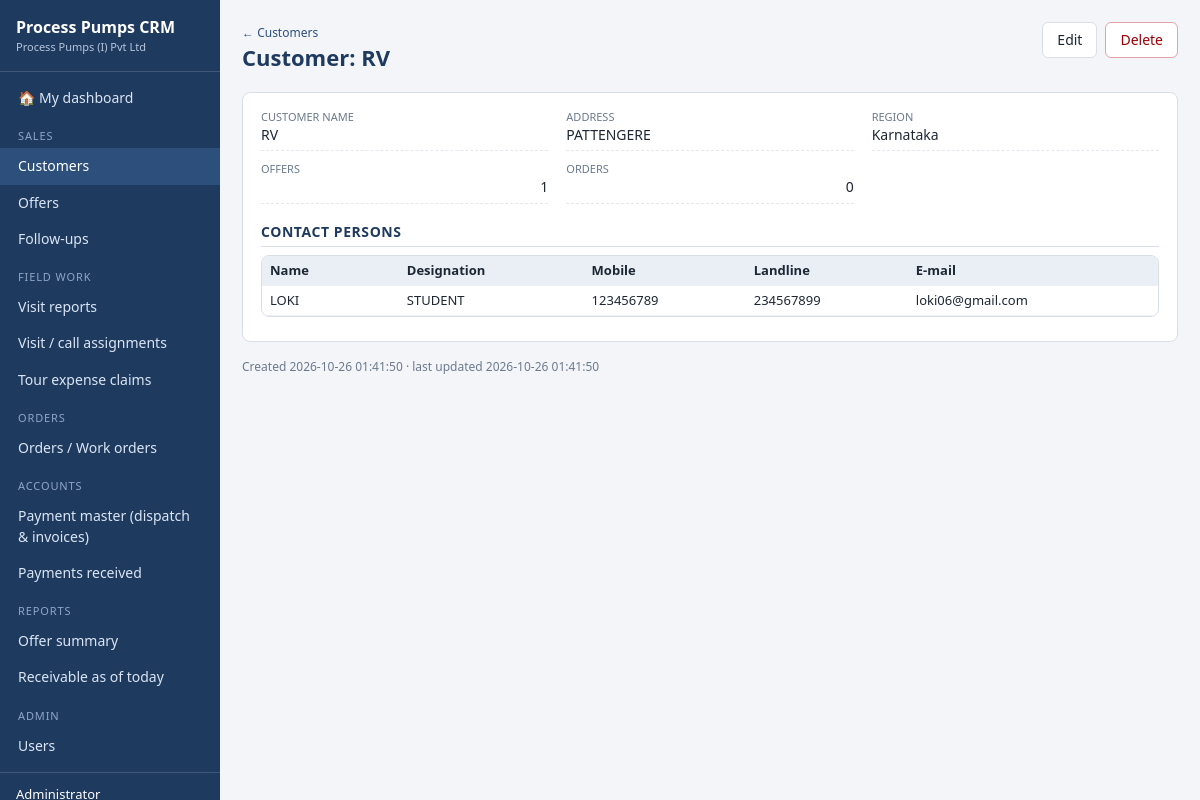
The page /customers/1 (signed in) on the database its author committed.
### tables this page shows
CREATE TABLE "customers" (id INTEGER PRIMARY KEY AUTOINCREMENT, "name" TEXT, "address" TEXT, "region" TEXT, "created_at" TEXT, "created_by" INTEGER, "updated_at" TEXT, "updated_by" INTEGER);

CREATE TABLE "customers_contacts" (id INTEGER PRIMARY KEY AUTOINCREMENT, "customers_id" INTEGER, "person_name" TEXT, "designation" TEXT, "mobile" TEXT, "landline" TEXT, "email" TEXT);

### app/core/crud.py (the view, shortened to what this page needs)
    @bp.route("/<int:id>")
    def view(id):
        row = load(id)
        full = dict(row)
        if module.extra_values:
            full.update(module.extra_values(row))
        related = []
        actions = [a for a in module.actions
                   if R.has_role(g.user, a.roles if a.roles is not None else module.access["edit"])
                   and (not a.when or a.when(row, g.user))]
        comments = db.q("SELECT c.*, u.full_name FROM comments c LEFT JOIN users u ON u.id=c.user_id "
                        "WHERE entity=? AND entity_id=? ORDER BY c.id", (module.table, id)) if module.comments else []
        children = [dict(c=c, rows=module.child_rows(c, id)) for c in module.children]
        return render_template("detail.html", module=module, row=full, related=related, actions=actions,
                               comments=comments, children=children,
                               panel=module.panel(row, g.user) if module.panel else None,
                               can_edit=module.can("edit", g.user, row), can_delete=module.can("delete", g.user, row),
                               can_comment=module.comments and module.can("comment", g.user, row))

### app/core/auth.py (called while the page is built)
def csrf_token():
    if "_csrf" not in session:
        session["_csrf"] = secrets.token_hex(16)
    return session["_csrf"]

@bp.before_app_request
def load_user_and_guard():
    g.user = None
    uid = session.get("uid")
    if uid:
        u = db.q1("SELECT * FROM users WHERE id=? AND active=1", (uid,))
        if u:
            u.pop("password_hash", None)
            g.user = u
    if request.method == "POST":
        sent = request.form.get("_csrf") or request.headers.get("X-CSRF-Token")
        if not sent or sent != session.get("_csrf"):
            abort(400, "Security token missing or expired - please reload the page and try again.")
    if request.endpoint and request.endpoint not in PUBLIC_ENDPOINTS and g.user is None:
        return redirect(url_for("auth.login", next=request.full_path if request.method == "GET" else None))

### app/core/db.py (called while the page is built)
def connect(path):
    conn = sqlite3.connect(path, timeout=30)
    conn.row_factory = sqlite3.Row
    conn.execute("PRAGMA journal_mode=WAL")
    conn.execute("PRAGMA foreign_keys=OFF")
    return conn

def get_db():
    if "db" not in g:
        g.db = connect(current_app.config["DATABASE"])
    return g.db

def _teardown(exc):
    conn = g.pop("db", None)
    if conn is not None:
        try:
            conn.rollback() if exc else conn.commit()
        finally:
            conn.close()

def q(sql, params=()):
    return [dict(r) for r in get_db().execute(sql, params).fetchall()]

def q1(sql, params=()):
    r = get_db().execute(sql, params).fetchone()
    return dict(r) if r else None

### app/core/fields.py (called while the page is built)
    def display(self, value):
        return "" if value is None else str(value)

    def display(self, value):
        return "" if value is None else str(value)

    @property
    def choices(self):
        raw = self._choices() if callable(self._choices) else self._choices
        return [c if isinstance(c, (tuple, list)) else (c, c) for c in raw]

    def display(self, value):
        return dict(self.choices).get(value, value or "")

    def display(self, value):
        return self._fmt.display(value)

### app/core/module.py (called while the page is built)
    @property
    def list_fields(self):
        if self._list_fields:
            return [self.by_name[n] for n in self._list_fields]
        return [f for f in self.fields if f.show_in_list]

    @property
    def filter_fields(self):
        return [f for f in self.list_fields if f.filterable]

    def allowed(self, action, user):
        return R.has_role(user, self.access.get(action, []))

### app/core/registry.py (called while the page is built)
def all_modules():
    return list(MODULES.values())

### app/templates/detail.html (shortened to what this page needs)
{% extends 'base.html' %}
{% from '_macros.html' import cell %}
{% block content %}
<div class="page-head">
  <div><a class="crumb" href="{{ url_for(module.key ~ '.index') }}">&larr; {{ module.plural }}</a>
  <h1>{{ module.label }}: {{ module.label_of(row.id) }}</h1></div>
  <div class="actions">
    {% if can_edit %}<a class="btn" href="{{ url_for(module.key ~ '.edit', id=row.id) }}">Edit</a>{% endif %}
    {% if can_delete %}<form method="post" action="{{ url_for(module.key ~ '.delete', id=row.id) }}" data-confirm="Delete this {{ module.label|lower }}? This cannot be undone."><input type="hidden" name="_csrf" value="{{ csrf_token() }}"><button class="btn danger">Delete</button></form>{% endif %}
  </div>
</div>
<div class="card">
  {% set ns = namespace(section=None, open=false) %}
  {% for f in module.fields if f.show_in_detail and (f.stored or f.kind != 'password') and f.kind != 'password' %}
    {% if f.section != ns.section or loop.first %}
      {% set ns.section = f.section %}{% set ns.open = true %}
      {% if f.section %}<h3>{{ f.section }}</h3>{% endif %}<dl class="kv">
    {% endif %}
    {% if row.get(f.name) is not none or f.stored %}<div><dt>{{ f.label }}</dt><dd>{{ cell(module, f, row) or '—' }}</dd></div>{% endif %}
  {% endfor %}
  {% if ns.open %}</dl>{% endif %}
  {% for cc in children %}
  <h3>{{ cc.c.label }}</h3>
  <div class="table-wrap"><table class="grid small"><thead><tr>{% for f in cc.c.fields %}<th>{{ f.label }}</th>{% endfor %}</tr></thead><tbody>
    {% for r in cc.rows %}<tr>{% for f in cc.c.fields %}<td>{% if f.kind == 'file' %}{% if r[f.name] %}<a target="_blank" href="{{ url_for(module.key ~ '.file', id=row.id, ckey=cc.c.key, cid=r.id, fname=f.name) }}">&#128206; View</a>{% endif %}{% else %}{{ f.display(r[f.name]) }}{% endif %}</td>{% endfor %}</tr>
    {% else %}<tr><td colspan="{{ cc.c.fields|length }}" class="empty">None</td></tr>{% endfor %}
  </tbody></table></div>
  {% endfor %}
</div>
<div class="meta">Created {{ row.created_at }} &middot; last updated {{ row.updated_at }}</div>
{% endblock %}

### app/templates/base.html (shortened to what this page needs)
<!doctype html>
<html lang="en"><head>
<link rel="stylesheet" href="{{ url_for('static', filename='css/app.css') }}">
</head><body>
{% if g.user %}
<aside class="side">
  <div class="brand">{{ app_title }}<small>{{ company }}</small></div>
  <nav>
    <a href="{{ url_for('dashboard.home') }}" class="{{ 'on' if request.endpoint == 'dashboard.home' }}">&#127968; My dashboard</a>
    {% for group, items in nav_groups %}
      <div class="grp">{{ group }}</div>
      {% for i in items %}<a href="{{ i.url }}" class="{{ 'on' if request.path.startswith(i.url) and i.url != '/' }}">{{ i.label }}</a>{% endfor %}
    {% endfor %}
  </nav>
  <div class="me">
    <div>{{ g.user.full_name }}<br><small>{{ ROLE_LABELS.get(g.user.role, g.user.role) }}</small></div>
  </div>
</aside>
{% endif %}
<main class="{{ 'with-side' if g.user }}">
  {% block content %}{% endblock %}
</main>
</body></html>

### app/templates/_macros.html (shortened to what this page needs)
{% macro cell(module, f, row) -%}
  {%- if f.kind == 'file' -%}
    {%- if row[f.name] -%}<a href="{{ url_for(module.key ~ '.file', id=row.id, fname=f.name) }}" target="_blank">&#128206; View</a>{%- endif -%}
  {%- elif f.badge -%}
    {%- set v = module.display(f, row) -%}{%- if v -%}<span class="badge b-{{ v|slug }}">{{ v }}</span>{%- endif -%}
  {%- elif f.kind in ('money', 'int') -%}<span class="num">{{ module.display(f, row) }}</span>
  {%- elif f.kind == 'textarea' -%}<span class="clip">{{ module.display(f, row) }}</span>
  {%- else -%}{{ module.display(f, row) }}
  {%- endif -%}
{%- endmacro %}

### app/static/css/app.css (style rules this page uses)
:root { --navy:#1f3a5f;--navy2:#2c4f7c;--bg:#f3f5f9;--card:#fff;--line:#d9dfe8;--text:#1c2733;--muted:#6b7a8c; --red:#ffc7ce;--red-t:#9c0006;--yellow:#ffeb9c;--yellow-t:#7a5b00;--green:#c6efce;--green-t:#06602a;--accent:#e08a00;--radius:8px }
* { box-sizing:border-box }
body { margin:0;font:14px/1.45 "Segoe UI",system-ui,Arial,sans-serif;color:var(--text);background:var(--bg) }
a { color:var(--navy2);text-decoration:none }
h1 { font-size:22px;margin:0 0 10px;color:var(--navy) }
h3 { font-size:14px;margin:18px 0 8px;color:var(--navy);border-bottom:1px solid var(--line);padding-bottom:4px;text-transform:uppercase;letter-spacing:.04em }
.muted,.hint,small { color:var(--muted) }
.side { position:fixed;inset:0 auto 0 0;width:220px;background:var(--navy);color:#fff;display:flex;flex-direction:column;overflow-y:auto }
.brand { padding:16px;font-weight:700;font-size:16px;border-bottom:1px solid rgba(255,255,255,.15) }
.brand small { display:block;font-weight:400;color:#b7c6dc;font-size:11px }
.side nav { flex:1;padding:8px 0 }
.side nav a { display:block;padding:8px 18px;color:#dbe6f5 }
.side nav a:hover,.side nav a.on { background:var(--navy2);color:#fff;text-decoration:none }
.grp { padding:12px 18px 4px;font-size:11px;text-transform:uppercase;letter-spacing:.08em;color:#8ea6c6 }
.me { padding:12px 16px;border-top:1px solid rgba(255,255,255,.15);font-size:13px }
main { padding:22px;max-width:1500px }
main.with-side { margin-left:220px }
.page-head { display:flex;justify-content:space-between;align-items:flex-start;gap:12px;flex-wrap:wrap;margin-bottom:8px }
.crumb { font-size:12px }
.actions { display:flex;gap:8px;flex-wrap:wrap;align-items:center }
.actions form { margin:0 }
.btn { display:inline-block;border:1px solid var(--line);background:#fff;color:var(--text);padding:7px 14px;border-radius:6px;cursor:pointer;font:inherit }
.btn.danger { color:var(--red-t);border-color:#e3a3a9 }
.card { background:var(--card);border:1px solid var(--line);border-radius:var(--radius);padding:16px 18px;margin-bottom:16px }
.table-wrap { overflow-x:auto;border:1px solid var(--line);border-radius:var(--radius);background:#fff;margin-bottom:8px }
table.grid { border-collapse:collapse;width:100%;font-size:13px }
.grid th,.grid td { padding:7px 10px;border-bottom:1px solid #edf0f5;text-align:left;vertical-align:top;white-space:nowrap }
.grid td { white-space:normal;min-width:70px }
.grid thead th { background:#eaeff6;position:sticky;top:0;font-weight:600 }
.grid.small td,.grid.small th { padding:5px 8px }
.num { text-align:right;font-variant-numeric:tabular-nums;display:block }
.clip { display:block;max-width:260px;overflow:hidden;text-overflow:ellipsis;white-space:nowrap }
dl.kv { display:grid;grid-template-columns:repeat(auto-fill,minmax(260px,1fr));gap:10px 18px;margin:0 }
dl.kv>div { border-bottom:1px dashed #e3e8ef;padding-bottom:5px }
dt { font-size:11px;color:var(--muted);text-transform:uppercase }
dd { margin:0;word-break:break-word }
.meta { color:var(--muted);font-size:12px;margin:6px 0 30px }

### rows shown on the page
customers: label_of "RV", display "RV", display "PATTENGERE", created_at "2026-10-26 01:41:50", updated_at "2026-10-26 01:41:50"
customers_contacts: display "LOKI" "STUDENT" "123456789" "234567899" "loki06@gmail.com"

### other values the page prints
{{ app_title }} "Process Pumps CRM"
{{ company }} "Process Pumps (I) Pvt Ltd"
{{ group }} "SALES" "FIELD WORK" "ORDERS" "ACCOUNTS" "REPORTS" "ADMIN"
{{ i.label }} "Customers" "Offers" "Follow-ups" "Visit reports" "Visit / call assignments" "Tour expense claims" "Orders / Work orders" "Payment master (dispatch & invoices)" "Payments received" "Offer summary" "Receivable as of today" "Users"
{{ module.plural }} "Customers"
{{ module.label }} "Customer"
{{ f.label }} "CUSTOMER NAME" "ADDRESS" "REGION" "OFFERS" "ORDERS"
{{ module.display(f, row) }} "Karnataka"
{{ module.display(f, row) }} "1" "0"
{{ cc.c.label }} "CONTACT PERSONS"
{{ f.label }} "Name" "Designation" "Mobile" "Landline" "E-mail"
